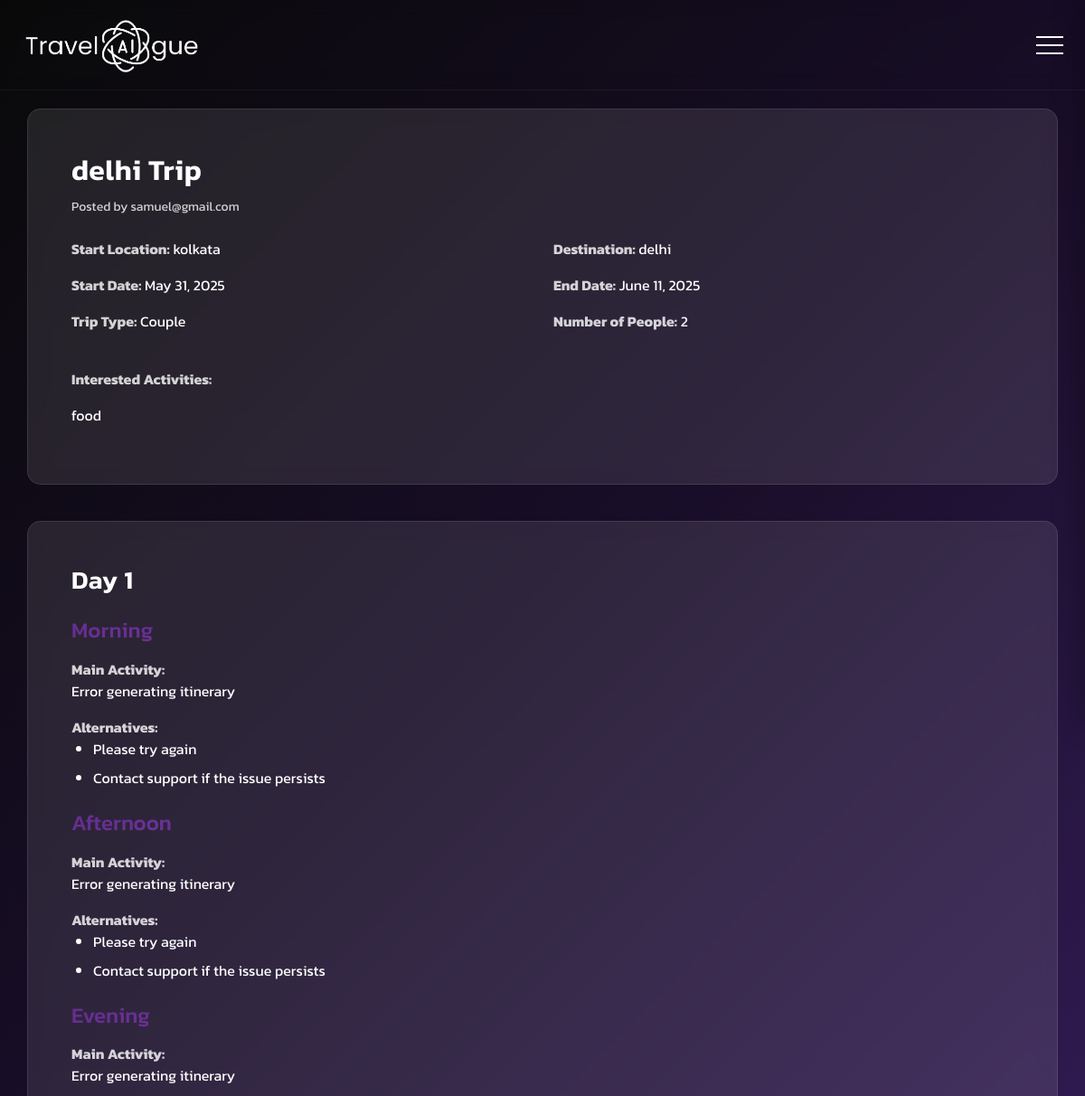
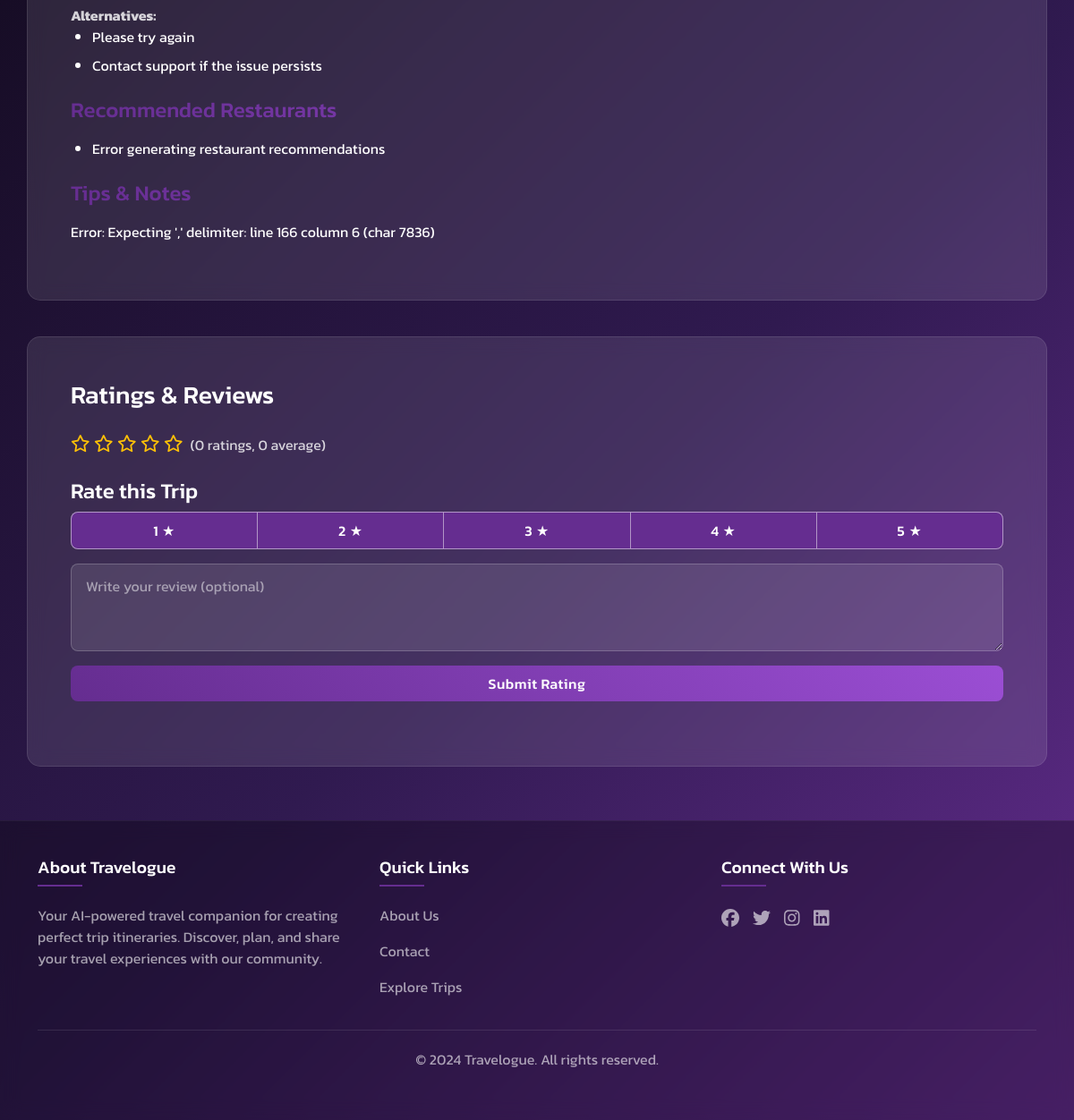
Page /trip/19/ (signed in) on the committed database (2 pictures, top to bottom).
### trips/models.py (models this page shows, shortened)
class Trip(models.Model):
    TRIP_TYPES = [
        ('COUPLE', 'Couple'),
        ('FRIENDS', 'Friends'),
        ('FAMILY', 'Family'),
    ]
    user = models.ForeignKey(User, on_delete=models.CASCADE)
    start_location = models.CharField(max_length=255)
    destination = models.CharField(max_length=255)
    start_date = models.DateField()
    end_date = models.DateField()
    interested_activities = models.TextField()
    trip_type = models.CharField(max_length=10, choices=TRIP_TYPES)
    number_of_people = models.IntegerField()
    created_at = models.DateTimeField(default=timezone.now)
    trip_plan = models.JSONField(null=True, blank=True)
    is_saved = models.BooleanField(default=False)
    is_posted = models.BooleanField(default=False)
    posted_at = models.DateTimeField(null=True, blank=True)
    @property
    def average_rating(self):
        return self.ratings.aggregate(Avg('rating'))['rating__avg'] or 0.0
    @property
    def total_ratings(self):
        return self.ratings.count()

class User(AbstractUser):
    username = None
    email = models.EmailField(unique=True)
    first_name = models.CharField(max_length=30, blank=True)
    last_name = models.CharField(max_length=30, blank=True)
    USERNAME_FIELD = 'email'
    REQUIRED_FIELDS = []
    objects = CustomUserManager()

### trips/views.py (the view)
# urls.py: path('trip/<int:trip_id>/', views.view_trip, name='view_trip'),
@login_required
def view_trip(request, trip_id):
    try:
        trip = Trip.objects.get(id=trip_id, user=request.user)
    except Trip.DoesNotExist:
        try:
            trip = Trip.objects.get(id=trip_id, is_posted=True)
        except Trip.DoesNotExist:
            messages.error(request, "Trip not found or you don't have permission to view it.")
            return redirect('trips:dashboard')
    return render(request, 'trips/view_trip.html', {'trip': trip})

### templates/trips/view_trip.html (shortened to what this page needs)
{% extends 'base.html' %}
{% block content %}
<div class="row">
    <div class="col-md-12 mb-4">
        <div class="card">
            <div class="card-body">
                <div class="d-flex justify-content-between align-items-center">
                    <div>
                        <h2 class="card-title text-white">{{ trip.destination }} Trip</h2>
                        {% if trip.user != user %}
                            <small class="text-light">Posted by {{ trip.user.email }}</small>
                        {% endif %}
                    </div>
                </div>
                <div class="row mt-4">
                    <div class="col-md-6">
                        <p><strong class="text-light">Start Location:</strong> <span class="text-white">{{ trip.start_location }}</span></p>
                        <p><strong class="text-light">Start Date:</strong> <span class="text-white">{{ trip.start_date }}</span></p>
                        <p><strong class="text-light">Trip Type:</strong> <span class="text-white">{{ trip.get_trip_type_display }}</span></p>
                    </div>
                    <div class="col-md-6">
                        <p><strong class="text-light">Destination:</strong> <span class="text-white">{{ trip.destination }}</span></p>
                        <p><strong class="text-light">End Date:</strong> <span class="text-white">{{ trip.end_date }}</span></p>
                        <p><strong class="text-light">Number of People:</strong> <span class="text-white">{{ trip.number_of_people }}</span></p>
                    </div>
                </div>
                <div class="mt-4">
                    <p><strong class="text-light">Interested Activities:</strong></p>
                    <p class="text-white">{{ trip.interested_activities }}</p>
                </div>
            </div>
        </div>
    </div>
    {% for day, activities in trip.trip_plan.items %}
    <div class="col-md-12 mb-4">
        <div class="card">
            <div class="card-body">
                <h3 class="card-title text-white mb-4">Day {{ day|slice:"4:" }}</h3>
                <div class="mb-4">
                    <h4 class="text-gradient">Morning</h4>
                    <div class="main-activity mb-3">
                        <strong class="text-light">Main Activity:</strong> <span class="text-white">{{ activities.morning.main }}</span>
                    </div>
                    <div class="alternatives">
                        <strong class="text-light">Alternatives:</strong>
                        <ul class="text-white">
                            {% for alt in activities.morning.alternatives %}
                                <li>{{ alt }}</li>
                            {% endfor %}
                        </ul>
                    </div>
                </div>
                <div class="mb-4">
                    <h4 class="text-gradient">Afternoon</h4>
                    <div class="main-activity mb-3">
                        <strong class="text-light">Main Activity:</strong> <span class="text-white">{{ activities.afternoon.main }}</span>
                    </div>
                    <div class="alternatives">
                        <strong class="text-light">Alternatives:</strong>
                        <ul class="text-white">
                            {% for alt in activities.afternoon.alternatives %}
                                <li>{{ alt }}</li>
                            {% endfor %}
                        </ul>
                    </div>
                </div>
                <div class="mb-4">
                    <h4 class="text-gradient">Evening</h4>
                    <div class="main-activity mb-3">
                        <strong class="text-light">Main Activity:</strong> <span class="text-white">{{ activities.evening.main }}</span>
                    </div>
                    <div class="alternatives">
                        <strong class="text-light">Alternatives:</strong>
                        <ul class="text-white">
                            {% for alt in activities.evening.alternatives %}
                                <li>{{ alt }}</li>
                            {% endfor %}
                        </ul>
                    </div>
                </div>
                <div class="mb-4">
                    <h4 class="text-gradient">Recommended Restaurants</h4>
                    <ul class="text-white">
                        {% for restaurant in activities.food %}
                            <li>{{ restaurant }}</li>
                        {% endfor %}
                    </ul>
                </div>
                <div>
                    <h4 class="text-gradient">Tips & Notes</h4>
                    <p class="text-white">{{ activities.tips }}</p>
                </div>
            </div>
        </div>
    </div>
    {% endfor %}
    {% if trip.is_posted %}
    <div class="col-md-12 mb-4">
        <div class="card">
            <div class="card-body">
                <h3 class="text-white mb-4">Ratings & Reviews</h3>
                <div class="mb-4">
                    <div class="d-flex align-items-center mb-2">
                        <div class="rating-stars me-2">
                            {% with ''|center:5|make_list as remaining %}
                            {% for _ in remaining|slice:trip.average_rating %}
                                <i class="far fa-star text-warning"></i>
                            {% endfor %}
                            {% endwith %}
                        </div>
                        <span class="text-light" id="rating-stats">({{ trip.total_ratings }} ratings)</span>
                    </div>
                </div>
                {% if user != trip.user %}
                <div class="mb-4">
                    <h4 class="text-white">Rate this Trip</h4>
                    <form id="rating-form" class="mb-3">
                        <div class="rating-input mb-3">
                            <div class="btn-group" role="group">
                                {% for i in "12345" %}
                                <label class="btn btn-outline-light" for="rating{{ i }}">{{ i }} ★</label>
                                {% endfor %}
                            </div>
                        </div>
                        <div class="mb-3">
                            <textarea class="form-control" id="comment" name="comment" rows="3" placeholder="Write your review (optional)"></textarea>
                        </div>
                        <button type="submit" class="btn btn-gradient">Submit Rating</button>
                    </form>
                </div>
                {% endif %}
            </div>
        </div>
    </div>
    {% endif %}
</div>
{% endblock %}

### templates/base.html (style rules this page uses)
:root { --primary-color: #652D90; --primary-hover: #4a2169; --text-color: #ffffff; --text-muted: rgba(255, 255, 255, 0.6); --card-bg: rgba(255, 255, 255, 0.1); --card-border: rgba(255, 255, 255, 0.1); }
body { font-family: 'Kanit', sans-serif; background: linear-gradient(135deg, #090909, #170D26, #301A50, #652D90); background-attachment:fixed; background-size:cover; min-height: 100vh; color: var(--text-color); display: flex; flex-direction: column; }
.card { background: rgba(255, 255, 255, 0.15); border-color: #652D90; backdrop-filter: blur(10px) !important; border-radius: 15px !important; padding: 2rem !important; border: 1px solid rgba(255, 255, 255, 0.1) !important; transition: transform 0.3s ease !important; color: white; display: flex; flex-direction: column; }
.mb-3 { display: flex; flex-direction: column; width: 100%; }
.btn { border-radius: 8px; padding: 0.5rem 1.5rem; font-weight: 500; letter-spacing: 0.5px; transition: all 0.3s ease; background: var(--primary-color); display: block; display: flex; justify-content: center; align-items: center; width: 100%; }
.form-control { background: rgba(255, 255, 255, 0.1); border: 1px solid rgba(255, 255, 255, 0.2); border-radius: 8px; color: var(--text-color); padding: 0.75rem 1rem; transition: all 0.3s ease; }

### templates/trips/view_trip.html (style rules this page uses)
.card { background: rgba(255, 255, 255, 0.1); backdrop-filter: blur(10px); border: 1px solid rgba(255, 255, 255, 0.1); margin-bottom: 1rem; }
.card-title { font-weight: 600; letter-spacing: 0.5px; }
.text-gradient { background: linear-gradient(45deg, #652D90, #9b4ed4); -webkit-background-clip: text; -webkit-text-fill-color: transparent; font-weight: 500; margin-bottom: 1rem; }
.btn-gradient { background: linear-gradient(45deg, #652D90, #9b4ed4); border: none; color: white; padding: 0.5rem 1.5rem; font-weight: 500; transition: all 0.3s ease; }
.text-light { color: rgba(255, 255, 255, 0.8) !important; }
.text-white { color: white !important; }
.rating-stars { font-size: 1.2rem; }
.btn-outline-light { border-color: rgba(255, 255, 255, 0.5); color: white; }
.form-control { background: rgba(255, 255, 255, 0.1); border: 1px solid rgba(255, 255, 255, 0.2); color: white; }
.form-control::placeholder { color: rgba(255, 255, 255, 0.5); }
ul { padding-left: 1.5rem; }
li { margin-bottom: 0.5rem; }

### rows in the picture
Trip: destination "delhi", user.email "samuel@gmail.com", start_location "kolkata", start_date "May 31, 2025", trip_type "Couple", end_date "June 11, 2025", number_of_people "2", interested_activities "food", is_posted True (drawn)

### other values in the picture
{{ day|slice:"4:" }} "1"
{{ activities.morning.main }} "Error generating itinerary"
{{ alt }} "Please try again" "Contact support if the issue persists"
{{ activities.afternoon.main }} "Error generating itinerary"
{{ activities.evening.main }} "Error generating itinerary"
{{ restaurant }} "Error generating restaurant recommendations"
{{ activities.tips }} "Error: Expecting ',' delimiter: line 166 column 6 (char 7836)"
{{ i }} "1" "2" "3" "4" "5"
